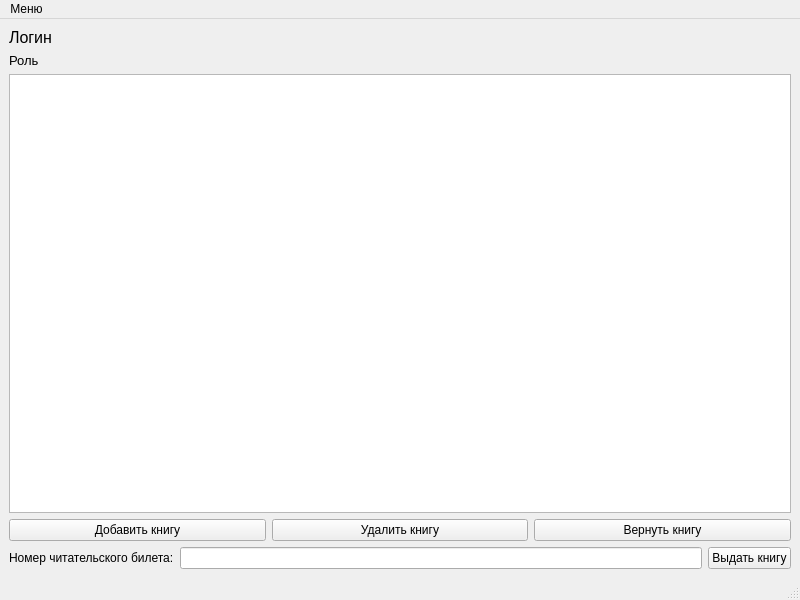
<?xml version="1.0" encoding="UTF-8"?>
<ui version="4.0">
 <class>MainWindow</class>
 <widget class="QMainWindow" name="MainWindow">
  <property name="geometry">
   <rect>
    <x>0</x>
    <y>0</y>
    <width>800</width>
    <height>600</height>
   </rect>
  </property>
  <property name="windowTitle">
   <string>MainWindow</string>
  </property>
  <widget class="QWidget" name="centralwidget">
   <layout class="QVBoxLayout" name="verticalLayout">
    <item>
     <layout class="QVBoxLayout" name="verticalLayout_2">
      <property name="sizeConstraint">
       <enum>QLayout::SetDefaultConstraint</enum>
      </property>
      <item>
       <widget class="QLabel" name="label_2">
        <property name="maximumSize">
         <size>
          <width>100</width>
          <height>100</height>
         </size>
        </property>
        <property name="font">
         <font>
          <pointsize>12</pointsize>
         </font>
        </property>
        <property name="text">
         <string>Логин</string>
        </property>
       </widget>
      </item>
      <item>
       <widget class="QLabel" name="label">
        <property name="maximumSize">
         <size>
          <width>100</width>
          <height>16777215</height>
         </size>
        </property>
        <property name="font">
         <font>
          <pointsize>10</pointsize>
         </font>
        </property>
        <property name="text">
         <string>Роль</string>
        </property>
       </widget>
      </item>
     </layout>
    </item>
    <item>
     <widget class="QTableWidget" name="tableWidget"/>
    </item>
    <item>
     <layout class="QHBoxLayout" name="horizontalLayout">
      <item>
       <widget class="QPushButton" name="pushButton_2">
        <property name="text">
         <string>Добавить книгу</string>
        </property>
       </widget>
      </item>
      <item>
       <widget class="QPushButton" name="pushButton">
        <property name="text">
         <string>Удалить книгу</string>
        </property>
       </widget>
      </item>
      <item>
       <widget class="QPushButton" name="pushButton_4">
        <property name="text">
         <string>Вернуть книгу</string>
        </property>
       </widget>
      </item>
     </layout>
    </item>
    <item>
     <layout class="QHBoxLayout" name="horizontalLayout_2">
      <item>
       <widget class="QLabel" name="label_3">
        <property name="text">
         <string>Номер читательского билета:</string>
        </property>
       </widget>
      </item>
      <item>
       <widget class="QLineEdit" name="lineEdit"/>
      </item>
      <item>
       <widget class="QPushButton" name="pushButton_3">
        <property name="text">
         <string>Выдать книгу</string>
        </property>
       </widget>
      </item>
     </layout>
    </item>
   </layout>
  </widget>
  <widget class="QMenuBar" name="menubar">
   <property name="geometry">
    <rect>
     <x>0</x>
     <y>0</y>
     <width>800</width>
     <height>26</height>
    </rect>
   </property>
   <widget class="QMenu" name="menu">
    <property name="title">
     <string>Меню</string>
    </property>
    <addaction name="action_2"/>
    <addaction name="action_3"/>
    <addaction name="action_4"/>
    <addaction name="action_5"/>
   </widget>
   <addaction name="menu"/>
  </widget>
  <widget class="QStatusBar" name="statusbar"/>
  <action name="action_2">
   <property name="text">
    <string>Читатели</string>
   </property>
  </action>
  <action name="action_3">
   <property name="text">
    <string>Библиотекари</string>
   </property>
  </action>
  <action name="action_4">
   <property name="text">
    <string>Задолжники</string>
   </property>
  </action>
  <action name="action_5">
   <property name="text">
    <string>Выданные книги</string>
   </property>
  </action>
 </widget>
 <resources/>
 <connections/>
</ui>
